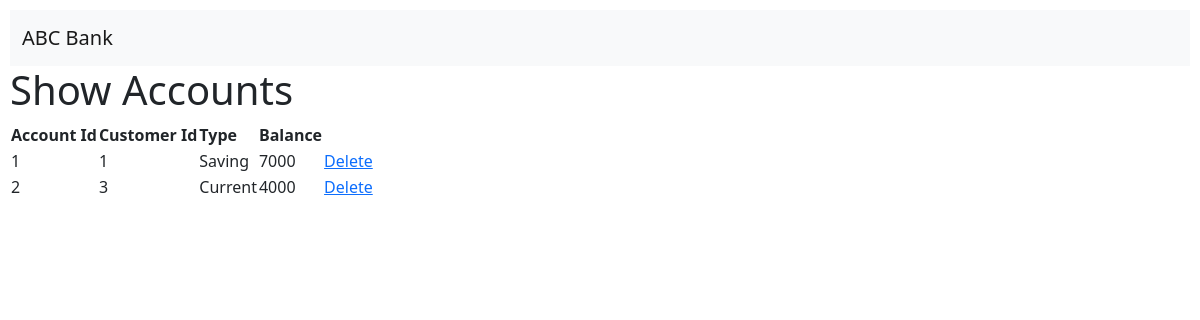
The app's page /showAccount, older data.
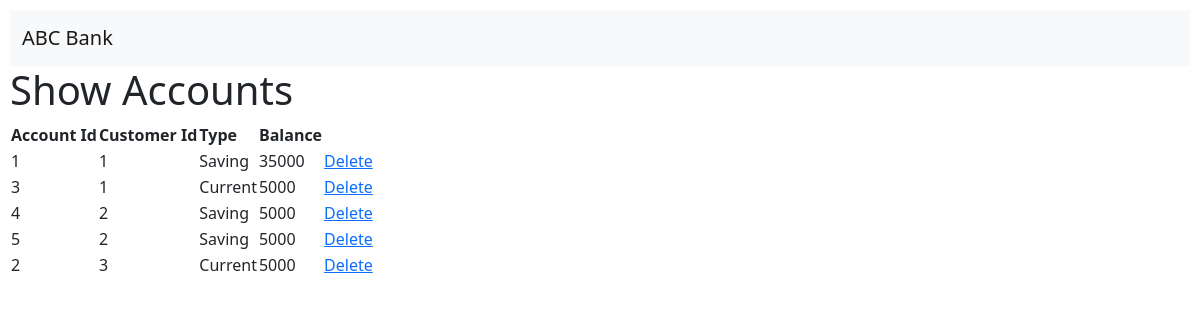
The same page, newer data.
### app.py (models this page shows)
class Account(db.Model):
    customer_id = db.Column(db.Integer,db.ForeignKey('customer.customer_id'))
    account_id = db.Column(db.Integer,primary_key=True)
    account_type = db.Column(db.String(10),nullable=False)
    balance = db.Column(db.Integer,nullable=False)

### app.py (the view)
@app.route('/showAccount')
def showAccount():
    accounts = Account.query.order_by(Account.customer_id).all()
    return render_template('showAccount.html',accounts=accounts)

### templates/showAccount.html (shortened to what this page needs)
{%extends 'base.html'%}  {%block body%}
<h1>Show Accounts</h1>
<table>
  <tr>
    <th>Account Id</th>
    <th>Customer Id</th>
    <th>Type</th>
    <th>Balance</th>
  </tr>
  {%for account in accounts%}
  <tr>
    <td>{{account.account_id}}</td>
    <td>{{account.customer_id}}</td>
    <td>{{account.account_type}}</td>
    <td>{{account.balance}}</td>
    <td>
      <a href="/deleteAccount/{{account.account_id}}">Delete</a>
    </td>
  </tr>
  {% endfor%}
</table>
{%endblock%}

### templates/base.html (shortened to what this page needs)
<!DOCTYPE html>
<html lang="en">
  <head>
    <link
      href="https://cdn.jsdelivr.net/npm/bootstrap@5.0.0-beta1/dist/css/bootstrap.min.css"
      rel="stylesheet"
    />
  </head>
  <body style="padding: 10px">
    <nav class="navbar navbar-light bg-light">
      <div class="container-fluid">
        <a class="navbar-brand">ABC Bank</a>
      </div>
    </nav>
    {%block body%}{%endblock%}
  </body>
</html>

Row changes from the older to the newer data that the page shows:
changed Account id 1: balance "7000" → "35000"
added Account: account_id "3", customer_id "1", account_type "Current", balance "5000"
added Account: account_id "4", customer_id "2", account_type "Saving", balance "5000"
added Account: account_id "5", customer_id "2", account_type "Saving", balance "5000"
changed Account id 2: balance "4000" → "5000"
